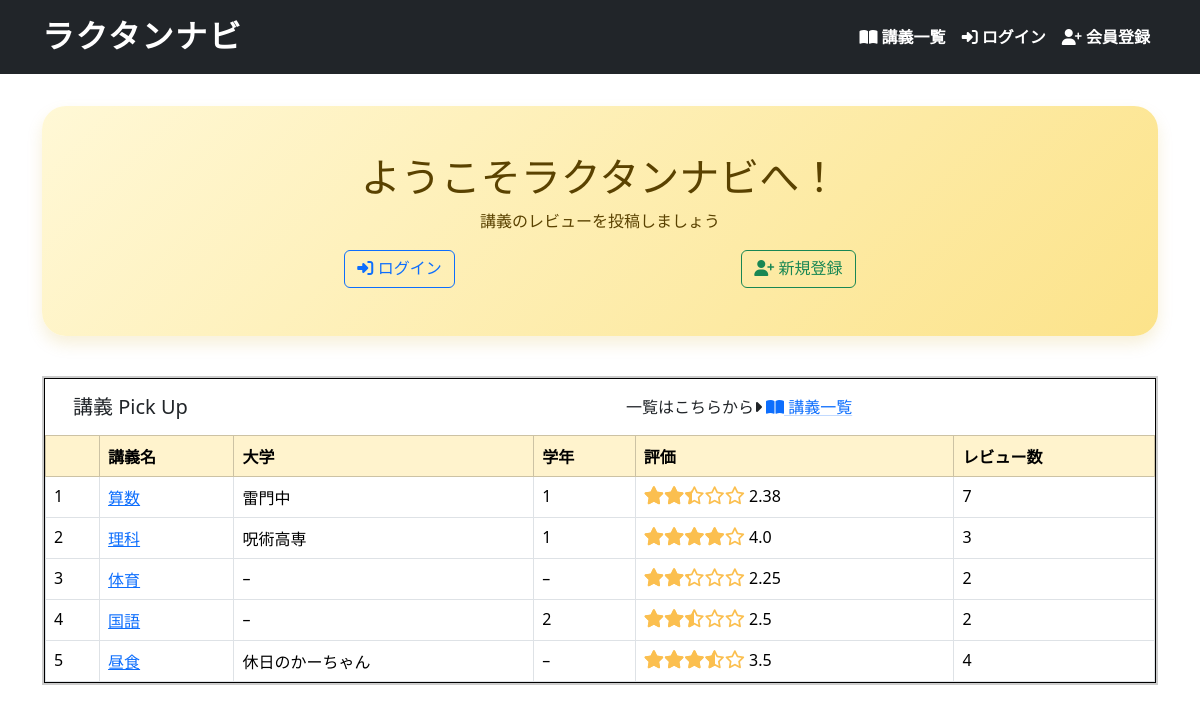
Before: / with the older database file.
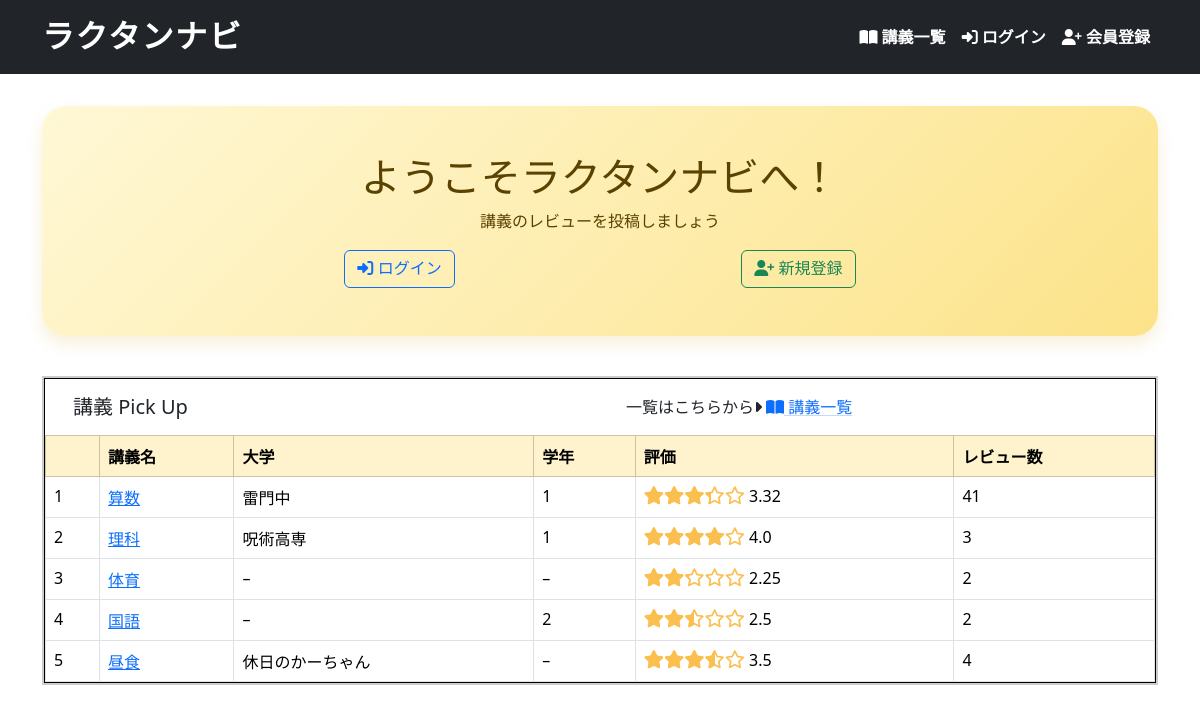
After: the same page with the newer database file.
### helloworld/models.py (models this page shows, shortened)
class Lecture(models.Model):
    name = models.CharField(max_length=128)
    body = models.TextField(null=True, blank=True)
    university = models.CharField(max_length=128, null=True, blank=True)
    school_year = models.IntegerField(null=True, blank=True)
    average_score = models.FloatField(null=True, blank=True)
    reviews_count = models.IntegerField(default=0, blank=True)

### helloworld/views.py (the view)
# urls.py: path('', top, name='top'),
def top(request):
    normal_lectures = Lecture.objects.all()[:5]
    score_lectures = Lecture.objects.order_by('-average_score')[:5]
    review_lectures = Lecture.objects.order_by('-reviews_count')[:5]
    favorites_lectures = Lecture.objects.annotate(favorite_count=Count('favorite')).order_by('-favorite_count')[:5]
    manager_exists = User.objects.filter(is_manager=True).exists()
    context = {
        'normal_lectures': normal_lectures,
        'score_lectures': score_lectures,
        'review_lectures': review_lectures,
        'favorites_lectures': favorites_lectures,
        'manager_exists': manager_exists,
    }
    return render(request, 'snippets/top.html', context)

### helloworld/templatetags/star_filters.py (called while the page is built)
@register.filter
def rating_to_percent(value):
    try:
        return float(value) / 5 * 100
    except (ValueError, TypeError):
        return 0

### helloworld/templates/snippets/top.html (shortened to what this page needs)
{% extends 'base.html' %}
{% block main %}
<div class="welcome">
    {% if user.is_authenticated %}
        <h1 class="title">ようこそ{{ user.username }}さん！</h1>
        <div class="d-flex justify-content-evenly w-100 mt-2">
            <p>講義の一覧はこちらから</p>
            <p>マイページはこちらから</p>
        </div>
        <div class="d-flex justify-content-evenly w-100">
            <a class="btn btn-outline-info" href="{% url 'lectures_index' %}"><i class="fa-solid fa-book-open"></i> 講義一覧</a>
            <a class="btn btn-outline-secondary" href="{% url 'users_show' request.user.id %}"><i class="fa-solid fa-user"></i> マイページ</a>
        </div>
    {% else %}
        <h1 class="title">ようこそラクタンナビへ！</h1>
        <p class="subtitle">講義のレビューを投稿しましょう</p>
        <div class="d-flex justify-content-evenly w-100">
            <a class="btn btn-outline-primary" href="{% url 'login' %}"><i class="fa-solid fa-right-to-bracket"></i> ログイン</a>
            <a class="btn btn-outline-success" href="{% url 'signup' %}"><i class="fa-solid fa-user-plus"></i> 新規登録</a>
        </div>
    {% endif %}
</div>
<div id="carousel-container">
    <div class="carousel-track">
        <div class="item">
            <div class="row mt-3 ms-3">
                <div class="col-7 col-md-6"><h5>講義 Pick Up</h5></div>
                <div class="col-5 col-md-6 d-flex">
                    <p class="d-none d-md-inline me-1">一覧はこちらから<i class="fa-solid fa-caret-right"></i></p>
                    <a class="link-primary link-offset-1 link-underline-opacity-25 link-underline-opacity-100-hover" href="{% url 'lectures_index' %}"><i class="fa-solid fa-book-open"></i> 講義一覧</a>
                </div>
            </div>
            {% include '_scroll_template.html' with lectures=normal_lectures rank="" %}
        </div>
        <div class="item">
        </div>
    </div>
</div>
{% load static %}
{% endblock %}

### helloworld/templates/snippets/_scroll_template.html
<div class="table-responsive-sm">
<table class="table table-hover table-bordered mb-0">
    <thead class="table table-warning">
        <tr>
            <th class="text-nowrap"></th>
            <th class="text-nowrap">講義名</th>
            <th class="text-nowrap">大学</th>
            <th class="text-nowrap">学年</th>
            <th class="text-nowrap">評価</th>
            <th class="text-nowrap">レビュー数</th>
        </tr>
    </thead>
    <tbody>
        {% for lecture in lectures %}
        <tr>
            <td class="text-nowrap">{{ forloop.counter }}{{ rank }}</td>
            <td class="text-nowrap">
                <a href="{% url 'lectures_show' lecture.id %}">{{ lecture.name }}</a>
            </td>
            <td class="text-nowrap">{{ lecture.university|default:"–" }}</td>
            <td class="text-nowrap">{{ lecture.school_year|default:"–" }}</td>
            <td class="text-nowrap">
                {% load star_filters %}
                <div class="star-rating">
                  <div class="star-rating-fill" style="width: {{ lecture.average_score|rating_to_percent }}%;"></div>
                </div>
                {{ lecture.average_score|default:"" }}
            </td>
            <td class="text-nowrap">{{ lecture.reviews_count }}</td>
        </tr>
        {% endfor %}
    </tbody>
</table>
</div>

Changed rows visible on the page:
changed Lecture "算数": average_score "2.38" → "3.32"; reviews_count "7" → "41"
